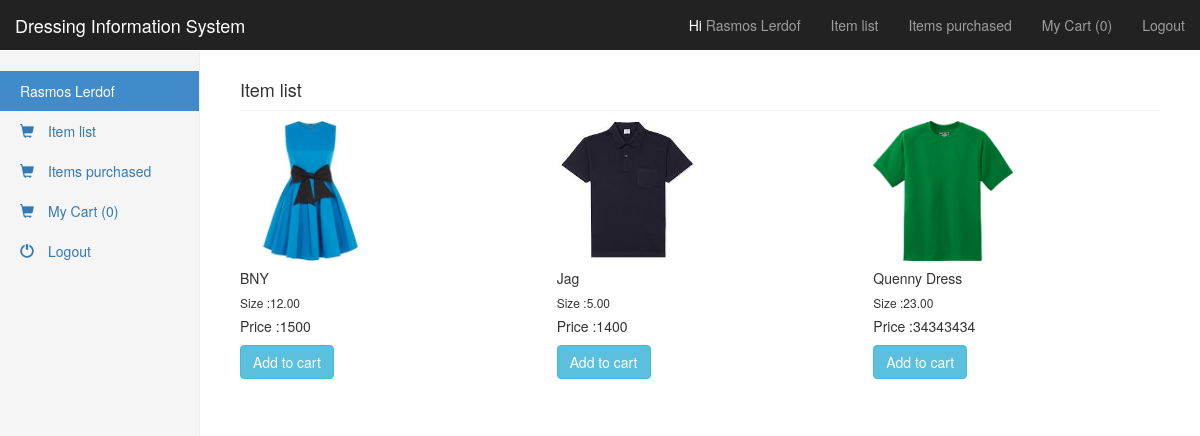
The app's page /user/dashboard.php?page=listing (signed in) with its own data.
### tables this page shows
CREATE TABLE IF NOT EXISTS `user` (
  `userid` int(11) NOT NULL,
  `username` varchar(20) NOT NULL,
  `password` varchar(20) NOT NULL,
  `firstname` varchar(20) NOT NULL,
  `lastname` varchar(20) NOT NULL,
  `roles` int(11) NOT NULL,
  `active` int(11) NOT NULL
);

CREATE TABLE IF NOT EXISTS `dressrecord` (
  `dressid` int(11) NOT NULL,
  `dressname` varchar(50) NOT NULL,
  `dresssize` decimal(9,2) NOT NULL,
  `dresstype` varchar(20) NOT NULL,
  `status` int(11) NOT NULL,
  `price` decimal(10,0) NOT NULL,
  `qty` int(11) NOT NULL,
  `imgname` varchar(30) NOT NULL
);

### database.php (called while the page is built, shortened)
<?php
class DatabaseAction {
    private $db;
    public function __construct() {
        try {
            $this->db = new PDO("mysql:localhost;dbname=php1final","root","");
            $this->db->setAttribute(PDO::ATTR_ERRMODE, PDO::ERRMODE_EXCEPTION);
        }catch(PDOException $ex){
            echo $ex;
        }
    }
    public function getName($id) {
       $st = $this->db->prepare("select firstname, lastname from user where userid = :id");
       $st->bindParam(":id",$id);
       $st->execute();
        $row = $st->fetch();
        if (isset($row)) {
            return $row;
        }
        return null;
    }
    public function viewList() {
        $st = $this->db->prepare("select * from dressrecord where status = 1");
        $st->execute();
        $row = $st->fetchAll(PDO::FETCH_ASSOC);
        if (is_array($row)) {
            return $row;
        }
        return null;
    }
}
    $obj = new DatabaseAction();
  ?>

### user/listing.php (the view)
<?php
    include_once '../database.php';
    $items = $obj->viewList();
?>
<div class="row">
    <?php foreach($items as $list) :?>
        <div class="col-lg-4" style="text-align:left;">
          <img class="img-square" src="<?= '../images/'.$list['imgname']?>" width="140" height="140">
          <h5><?= $list['dressname']?></h5>
          <h6><?= "Size :".$list['dresssize'] ?></h6>
          <h5><?= "Price :".$list['price']?></h6>
          <p><a href="<?= $_SERVER['PHP_SELF'].'?page=listing&id='.$list['dressid']?>"" type="button" class="btn btn-info">Add to cart</a></p>
        </div>
    <?php endforeach; ?>
</div>

### user/dashboard.php (shortened to what this page needs)
<?php include_once '../database.php';
?>
<!DOCTYPE html>
<html lang="en">
	<head><title>Dashboard</title>
           <link rel="stylesheet" type="text/css" href="../css/bootstrap/css/bootstrap.min.css" />
	     <link rel="stylesheet" type="text/css" href="css/dashboard.css" />
	</head>
<body>
   <nav class="navbar navbar-inverse navbar-fixed-top">
      <div class="container-fluid">
        <div class="navbar-header">
            <a class="navbar-brand" href="#">Dressing Information System</a>
        </div>
        <div class="collapse navbar-collapse" id="dash">
           <ul class="nav navbar-nav navbar-right">
               <li><a href="#">
                   <?php
                        if (isset($_SESSION['USERID'])) {
                            $name = $obj->getName($_SESSION['USERID']);
                            echo '<span style="color:#fff;">Hi </span>'.$name['firstname']." ".$name['lastname'];
                        }
                   ?>
                   </a></li>
               <li><a href="<?php echo $_SERVER['PHP_SELF'].'?page=listing'; ?>">Item list</a></li>
               <li><a href="<?php echo $_SERVER['PHP_SELF'].'?page=paid'; ?>">Items purchased</a></li>
               <li><a href="<?php echo $_SERVER['PHP_SELF'].'?page=cart'; ?>">My Cart (<?=(isset($_SESSION['COUNT']))? $_SESSION['COUNT'] : 0?>) </a></li>
               <li><a href="<?php echo $_SERVER['PHP_SELF'].'?lougout=true';?>">Logout</a></li>
           </ul>
        </div>
      </div>
    </nav>
    <div class="container-fluid">
      <div class="row">
        <div class="col-sm-3 col-md-2 sidebar">
          <ul class="nav nav-sidebar">
            <li class="active"><a href="<?= $_SERVER['PHP_SELF'];?>"><?=$name['firstname']." ".$name['lastname']?> <span class="sr-only"></span></a></li>
            <li><a href="<?php echo $_SERVER['PHP_SELF'].'?page=listing'; ?>"><span class="glyphicon glyphicon-shopping-cart" aria-hidden="true">&nbsp;</span>Item list</a></li>
            <li><a href="<?php echo $_SERVER['PHP_SELF'].'?page=paid'; ?>"><span class="glyphicon glyphicon-shopping-cart" aria-hidden="true">&nbsp;</span>Items purchased</a></li>
            <li><a href="<?php echo $_SERVER['PHP_SELF'].'?page=cart'; ?>"><span class="glyphicon glyphicon-shopping-cart" aria-hidden="true">&nbsp;</span>My Cart (<?=(isset($_SESSION['COUNT']))? $_SESSION['COUNT'] : 0?>) </a></li>
            <li><a href="<?php echo $_SERVER['PHP_SELF'].'?lougout=true';?>"><span class="glyphicon glyphicon-off" aria-hidden="true">&nbsp;</span>Logout</a></li>
          </ul>
        </div>
        <div class="col-sm-9 col-sm-offset-3 col-md-10 col-md-offset-2 main">
          <h4 class="sub-header">
              <?php
              $page = "";
                if(isset($_REQUEST['page'])) {
                    switch($_REQUEST['page']) :
                        case 'listing':
                            echo "Item list";
                            $page = 'listing';
                            break;
                    endswitch;
                }
              ?>
          </h4>
          <?php
            if ($page != "") {
                switch ($page) :
                   case 'listing' :
                    include_once 'listing.php';
                    break;
                endswitch;
            }
          ?>
        </div>
      </div>
    </div>
</body>
</html>

### user/css/dashboard.css (style rules this page uses)
body { padding-top: 50px; }
.sub-header { padding-bottom: 10px; border-bottom: 1px solid #eee; }
.navbar-fixed-top { border: 0; }
.sidebar { display: none; }
@media (min-width: 768px) { .sidebar { position: fixed; top: 51px; bottom: 0; left: 0; z-index: 1000; display: block; padding: 20px; overflow-x: hidden; overflow-y: auto; background-color: #f5f5f5; border-right: 1px solid #eee; } }
.nav-sidebar { margin-right: -21px; margin-bottom: 20px; margin-left: -20px; }
.nav-sidebar > li > a { padding-right: 20px; padding-left: 20px; }
.nav-sidebar > .active > a, .nav-sidebar > .active > a:hover, .nav-sidebar > .active > a:focus { color: #fff; background-color: #428bca; }
.main { padding: 20px; }
@media (min-width: 768px) { .main { padding-right: 40px; padding-left: 40px; } }

### records on screen
user: firstname "Rasmos", lastname "Lerdof"
dressrecord: imgname (picture), dressname "BNY", dresssize "12.00", price "1500"
dressrecord: imgname (picture), dressname "Jag", dresssize "5.00", price "1400"
dressrecord: imgname (picture), dressname "Quenny Dress", dresssize "23.00", price "34343434"

### other values on screen
$_SESSION['COUNT'] "0"
